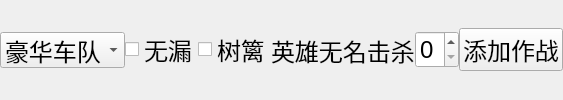
        <widget class="QWidget" name="widget_9" native="true">
         <property name="minimumSize">
          <size>
           <width>0</width>
           <height>0</height>
          </size>
         </property>
         <property name="font">
          <font>
           <family>Arial</family>
           <pointsize>18</pointsize>
          </font>
         </property>
         <layout class="QHBoxLayout" name="horizontalLayout_7">
          <property name="spacing">
           <number>0</number>
          </property>
          <property name="leftMargin">
           <number>0</number>
          </property>
          <property name="topMargin">
           <number>0</number>
          </property>
          <property name="rightMargin">
           <number>0</number>
          </property>
          <property name="bottomMargin">
           <number>0</number>
          </property>
          <item>
           <widget class="QComboBox" name="hd_1">
            <property name="minimumSize">
             <size>
              <width>0</width>
              <height>0</height>
             </size>
            </property>
            <property name="maximumSize">
             <size>
              <width>280</width>
              <height>16777215</height>
             </size>
            </property>
            <property name="font">
             <font>
              <family>Arial</family>
              <pointsize>18</pointsize>
             </font>
            </property>
            <item>
             <property name="text">
              <string>豪华车队</string>
             </property>
            </item>
            <item>
             <property name="text">
              <string>正义使者</string>
             </property>
            </item>
            <item>
             <property name="text">
              <string>英雄无名</string>
             </property>
            </item>
           </widget>
          </item>
          <item>
           <layout class="QHBoxLayout" name="horizontalLayout_10">
            <item>
             <widget class="QCheckBox" name="hd_a">
              <property name="minimumSize">
               <size>
                <width>0</width>
                <height>0</height>
               </size>
              </property>
              <property name="font">
               <font>
                <family>Arial</family>
                <pointsize>18</pointsize>
               </font>
              </property>
              <property name="text">
               <string>无漏</string>
              </property>
             </widget>
            </item>
            <item>
             <widget class="QCheckBox" name="hd_b">
              <property name="minimumSize">
               <size>
                <width>0</width>
                <height>0</height>
               </size>
              </property>
              <property name="font">
               <font>
                <family>Arial</family>
                <pointsize>18</pointsize>
               </font>
              </property>
              <property name="text">
               <string>树篱</string>
              </property>
             </widget>
            </item>
            <item>
             <widget class="QLabel" name="label_17">
              <property name="minimumSize">
               <size>
                <width>0</width>
                <height>0</height>
               </size>
              </property>
              <property name="font">
               <font>
                <family>Arial</family>
                <pointsize>18</pointsize>
               </font>
              </property>
              <property name="text">
               <string>英雄无名击杀</string>
              </property>
             </widget>
            </item>
            <item>
             <widget class="QSpinBox" name="hd_hero">
              <property name="minimumSize">
               <size>
                <width>0</width>
                <height>0</height>
               </size>
              </property>
              <property name="font">
               <font>
                <family>Arial</family>
                <pointsize>18</pointsize>
               </font>
              </property>
              <property name="maximum">
               <number>6</number>
              </property>
             </widget>
            </item>
            <item>
             <widget class="QWidget" name="widget_10" native="true">
              <property name="minimumSize">
               <size>
                <width>0</width>
                <height>0</height>
               </size>
              </property>
              <property name="maximumSize">
               <size>
                <width>20</width>
                <height>16777215</height>
               </size>
              </property>
              <property name="font">
               <font>
                <family>Arial</family>
                <pointsize>18</pointsize>
               </font>
              </property>
             </widget>
            </item>
           </layout>
          </item>
          <item>
           <widget class="QPushButton" name="button_ex">
            <property name="minimumSize">
             <size>
              <width>0</width>
              <height>0</height>
             </size>
            </property>
            <property name="maximumSize">
             <size>
              <width>180</width>
              <height>16777215</height>
             </size>
            </property>
            <property name="font">
             <font>
              <family>Arial</family>
              <pointsize>18</pointsize>
             </font>
            </property>
            <property name="styleSheet">
             <string notr="true"/>
            </property>
            <property name="text">
             <string>添加作战</string>
            </property>
           </widget>
          </item>
         </layout>
        </widget>
